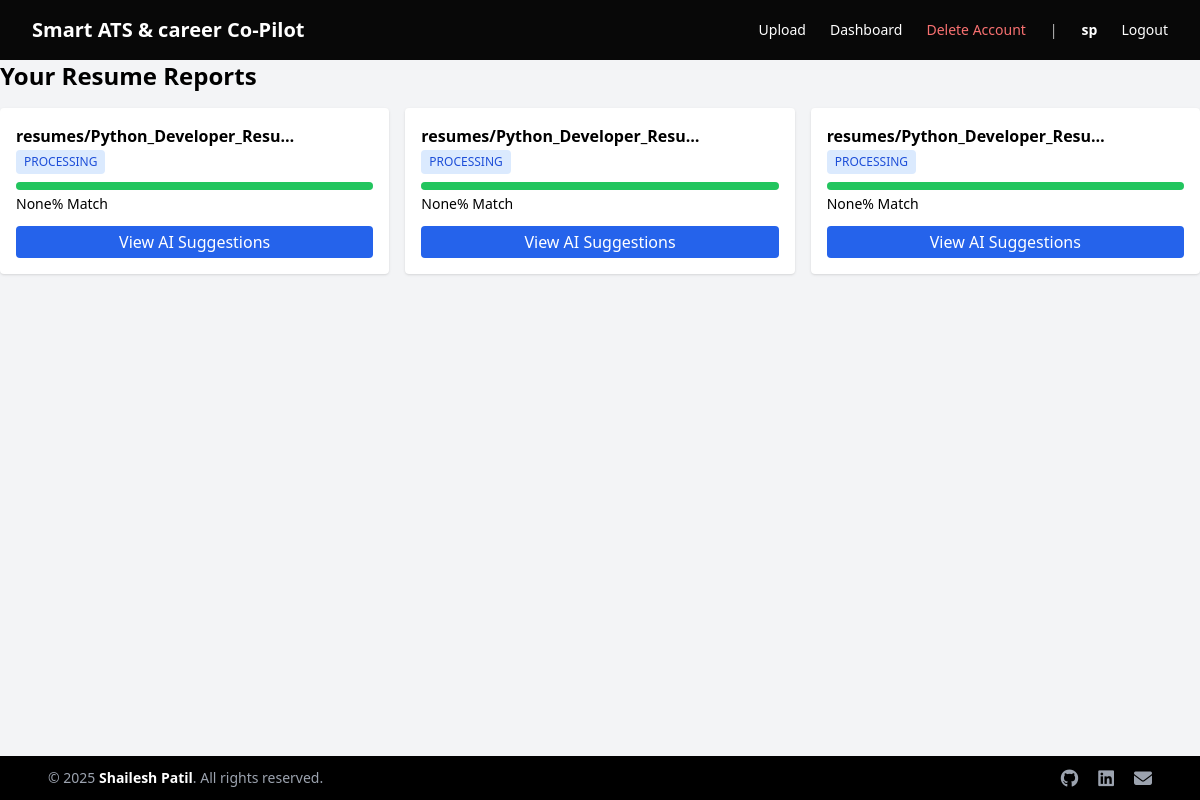
Page /upload/dashboard/ (signed in) on the earlier database version.
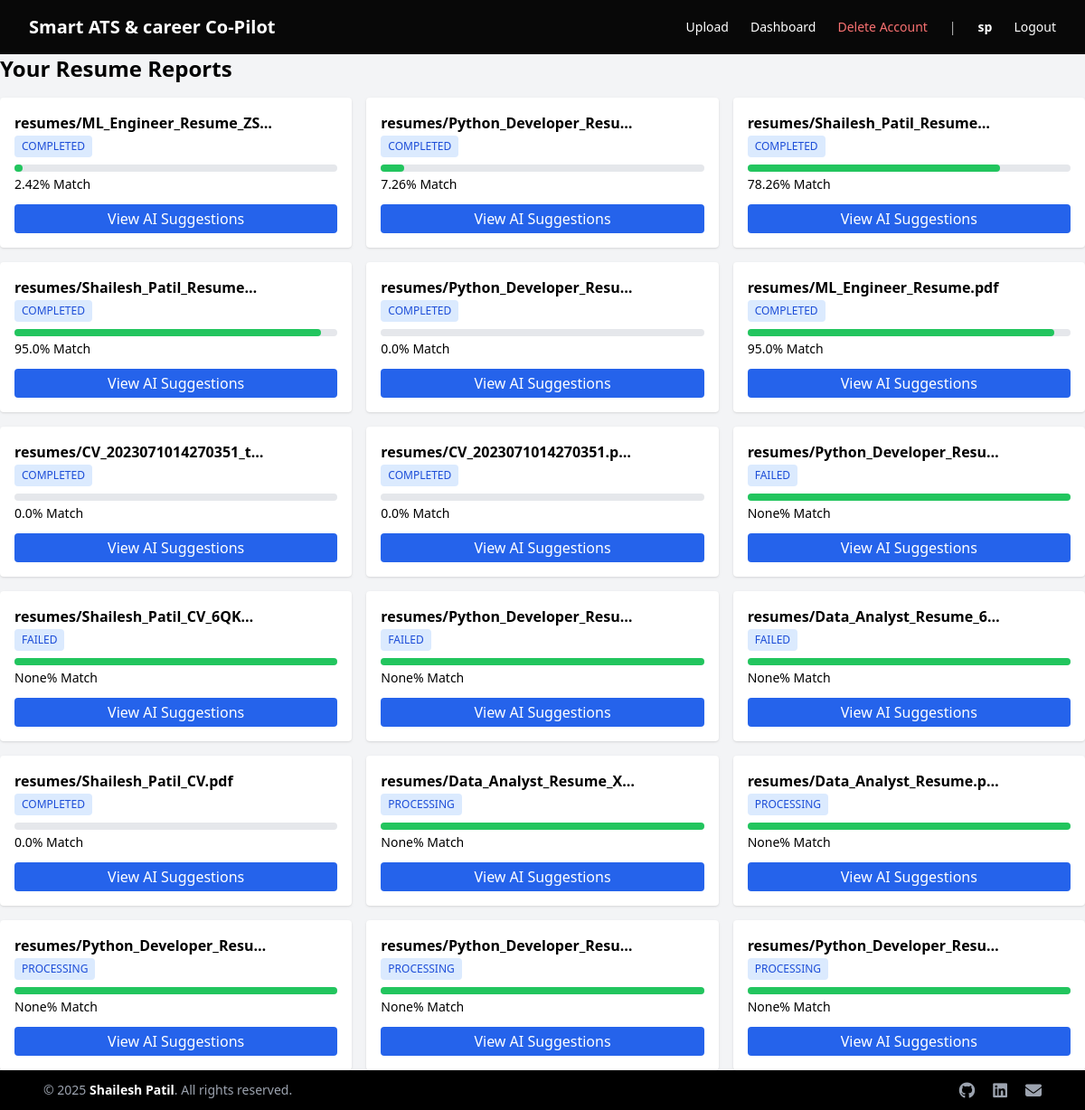
Same page on the later database version.
### uploads/models.py (models this page shows)
class ResumeUpload(models.Model):
    STATUS_CHOICES = [
        ('PENDING', 'Pending'),
        ('PROCESSING', 'Processing'),
        ('COMPLETED', 'Completed'),
        ('FAILED', 'Failed'),
    ]
    user = models.ForeignKey(settings.AUTH_USER_MODEL, on_delete=models.CASCADE, null=True, blank=True)
    resume_file = models.FileField(upload_to='resumes/')
    job_description = models.TextField()
    extracted_text = models.TextField(blank=True, null=True)
    ats_score = models.FloatField(null=True, blank=True)
    status = models.CharField(max_length=20, choices=STATUS_CHOICES, default='PENDING')
    created_at = models.DateTimeField(auto_now_add=True)
    missing_keywords = models.TextField(null=True, blank=True)
    ai_suggestions = models.TextField(null=True, blank=True)

### uploads/views.py (the view)
# urls.py: path('dashboard/', dashboard, name='dashboard'),
@login_required
def dashboard(request):
    records = ResumeUpload.objects.filter(user=request.user).order_by('-created_at')
    return render(request, 'uploads/dashboard.html', {'records': records})

### templates/uploads/dashboard.html
{% extends 'base.html' %}
{% block content %}
<h2 class="text-2xl font-bold mb-4">Your Resume Reports</h2>
<div class="grid grid-cols-1 md:grid-cols-2 lg:grid-cols-3 gap-4">
{% for r in records %}
<div class="bg-white p-4 rounded shadow">
  <p class="font-semibold">{{ r.resume_file.name|truncatechars:30 }}</p>
  <span class="inline-block px-2 py-1 text-xs rounded bg-blue-100 text-blue-700">
    {{ r.status }}
  </span>
  <div class="mt-2">
    <div class="h-2 bg-gray-200 rounded">
      <div class="h-2 bg-green-500 rounded" style="width:{{ r.ats_score }}%"></div>
    </div>
    <p class="text-sm mt-1">{{ r.ats_score }}% Match</p>
  </div>
  <a href="{% url 'view_report' r.id %}" class="block mt-3 text-center bg-blue-600 text-white py-1 rounded">
    View AI Suggestions
  </a>
</div>
{% endfor %}
</div>
{% endblock %}

### templates/base.html (shortened to what this page needs)
<!DOCTYPE html>
<html lang="en">
<head>
    <script src="https://cdn.tailwindcss.com"></script>
    <link rel="stylesheet"
      href="https://cdnjs.cloudflare.com/ajax/libs/font-awesome/6.5.0/css/all.min.css">
</head>
<body class="bg-gray-100">
<div class="min-h-screen flex flex-col">
    <nav class="bg-[#080808] text-white px-8 py-4 flex justify-between items-center">
        <a href="/" class="text-xl font-bold">Smart ATS & career Co-Pilot</a>
        {% if user.is_authenticated %}
        <div class="space-x-6 text-sm flex items-center">
            <a href="{% url 'upload_resume' %}" class="hover:text-gray-300">Upload</a>
            <a href="{% url 'dashboard' %}" class="hover:text-gray-300">Dashboard</a>
            <a href="{% url 'delete_account' %}" class="text-red-400 hover:text-red-300">Delete Account</a>
            <span class="opacity-70">|</span>
            <span class="font-semibold">{{ user.username }}</span>
            <a href="{% url 'logout' %}" class="hover:text-gray-300">Logout</a>
        </div>
        {% endif %}
    </nav>
    <main class="flex-grow">
        {% block content %}{% endblock %}
    </main>
    <footer class="bg-black text-gray-400 text-sm py-2 mt-auto">
    <div class="max-w-6xl mx-auto flex items-center justify-between px-6">
        <p>© 2025 <b class="text-white">Shailesh Patil</b>. All rights reserved.</p>
        <div class="flex gap-5 text-lg">
            <a href="https://github.com/shaileshpatil97" target="_blank" class="hover:text-white">
                <i class="fab fa-github"></i>
            </a>
            <a href="https://linkedin.com/in/shaileshpatil97" target="_blank" class="hover:text-white">
                <i class="fab fa-linkedin"></i>
            </a>
            <a href="mailto:shaileshpatil9763@gmail.com" class="hover:text-white">
                <i class="fas fa-envelope"></i>
            </a>
        </div>
    </div>
</footer>
</div>
</body>
</html>

Differences in the rows shown:
added ResumeUpload: resume_file.name "resumes/ML_Engineer_Resume_ZS…", status "COMPLETED", ats_score "2.42"
added ResumeUpload: resume_file.name "resumes/Python_Developer_Resu…", status "COMPLETED", ats_score "7.26"
added ResumeUpload: resume_file.name "resumes/Shailesh_Patil_Resume…", status "COMPLETED", ats_score "78.26"
added ResumeUpload: resume_file.name "resumes/Shailesh_Patil_Resume…", status "COMPLETED", ats_score "95.0"
added ResumeUpload: resume_file.name "resumes/Python_Developer_Resu…", status "COMPLETED", ats_score "0.0"
added ResumeUpload: resume_file.name "resumes/ML_Engineer_Resume.pdf", status "COMPLETED", ats_score "95.0"
added ResumeUpload: resume_file.name "resumes/CV_2023071014270351_t…", status "COMPLETED", ats_score "0.0"
added ResumeUpload: resume_file.name "resumes/CV_2023071014270351.p…", status "COMPLETED", ats_score "0.0"
added ResumeUpload: resume_file.name "resumes/Python_Developer_Resu…", status "FAILED", ats_score "None"
added ResumeUpload: resume_file.name "resumes/Shailesh_Patil_CV_6QK…", status "FAILED", ats_score "None"
added ResumeUpload: resume_file.name "resumes/Python_Developer_Resu…", status "FAILED", ats_score "None"
added ResumeUpload: resume_file.name "resumes/Data_Analyst_Resume_6…", status "FAILED", ats_score "None"
added ResumeUpload: resume_file.name "resumes/Shailesh_Patil_CV.pdf", status "COMPLETED", ats_score "0.0"
added ResumeUpload: resume_file.name "resumes/Data_Analyst_Resume_X…", status "PROCESSING", ats_score "None"
added ResumeUpload: resume_file.name "resumes/Data_Analyst_Resume.p…", status "PROCESSING", ats_score "None"
